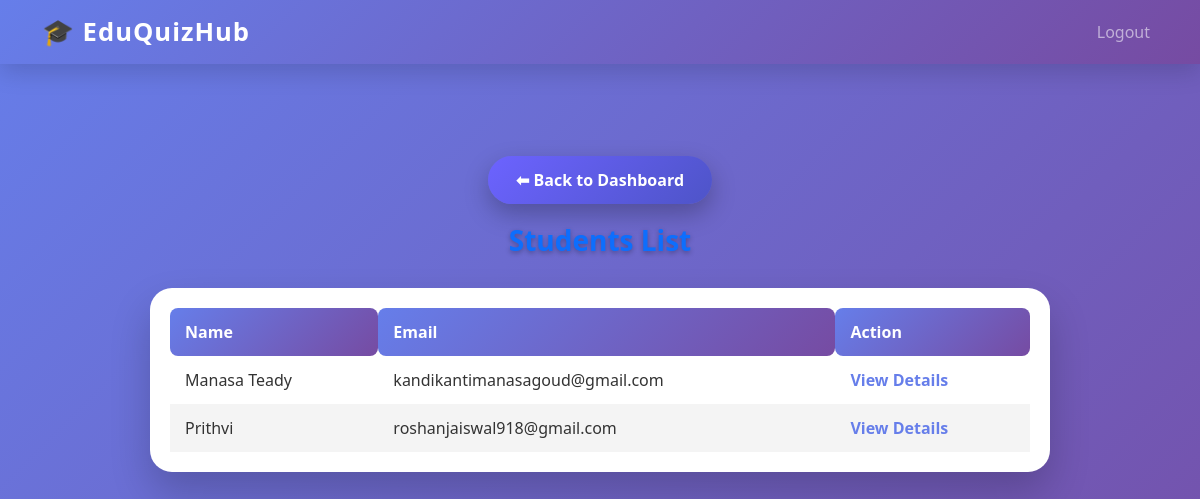
/admin/students (signed in), run on the app's committed database.
### tables this page shows
CREATE TABLE users (
    id INTEGER PRIMARY KEY AUTOINCREMENT,
    name TEXT NOT NULL,
    email TEXT UNIQUE NOT NULL,
    password TEXT NOT NULL,
    role TEXT NOT NULL
);

### app.py (the view)
@app.route("/admin/students")
def admin_students():
    if session.get("role") != "admin":
        return redirect(url_for("login"))
    conn = get_db_connection()
    students = conn.execute("SELECT * FROM users WHERE role = 'student'").fetchall()
    conn.close()
    return render_template("admin_students.html", students=students)

### app.py (called while the page is built)
def get_db_connection():
    conn = sqlite3.connect("database.db")
    conn.row_factory = sqlite3.Row
    return conn

### templates/admin_students.html (shortened to what this page needs)
{% extends "base.html" %}
{% block content %}
<div class="text-center">
    <a href="{{ url_for('admin_dashboard') }}" class="btn-back">⬅ Back to Dashboard</a>
</div>
<h3>Students List</h3>
<div class="table-container">
    <table>
        <thead>
            <tr>
                <th>Name</th>
                <th>Email</th>
                <th>Action</th>
            </tr>
        </thead>
        <tbody>
            {% for student in students %}
            <tr>
                <td>{{ student.name }}</td>
                <td>{{ student.email }}</td>
                <td>
                    <a href="{{ url_for('admin_student_detail', student_id=student.id) }}"
                       style="color:#667eea; font-weight:600; text-decoration:none;">
                       View Details
                    </a>
                </td>
            </tr>
            {% endfor %}
        </tbody>
    </table>
</div>
{% endblock %}

### static/css/style.css (style rules this page uses)
body { background-color: #f8f9fa; }
h1, h2, h3 { color: #0d6efd; }

### templates/base.html (style rules this page uses)
body { background: #f4f6fb; font-family: "Segoe UI", sans-serif; }

### templates/admin_students.html (style rules this page uses)
body { background: linear-gradient(135deg,#667eea,#764ba2); min-height:100vh; color:#fff; font-family: 'Segoe UI', Tahoma, Geneva, Verdana, sans-serif; }
h3 { text-align:center; font-weight:800; margin-bottom:30px; text-shadow: 0 2px 5px rgba(0,0,0,0.3); }
.table-container { max-width: 900px; margin: 0 auto 40px auto; background: #fff; border-radius: 22px; padding: 20px; box-shadow: 0 20px 40px rgba(0,0,0,0.2); color: #333; }
table { width: 100%; border-collapse: collapse; }
th, td { padding: 12px 15px; text-align: left; }
th { background: linear-gradient(135deg,#667eea,#764ba2); color: #fff; font-weight: 700; border-radius: 8px; }
tr:nth-child(even) { background: #f4f4f4; }
a.btn-back { display: inline-block; margin: 20px auto; padding: 12px 28px; border-radius: 30px; font-weight: 600; color: #fff; text-decoration: none; background: linear-gradient(135deg,#6c63ff,#4e54c8); box-shadow: 0 10px 25px rgba(0,0,0,0.25); transition: all 0.35s ease; }

### data on the page
users: name "Manasa Teady", email "kandikantimanasagoud@gmail.com"
users: name "Prithvi", email "roshanjaiswal918@gmail.com"
